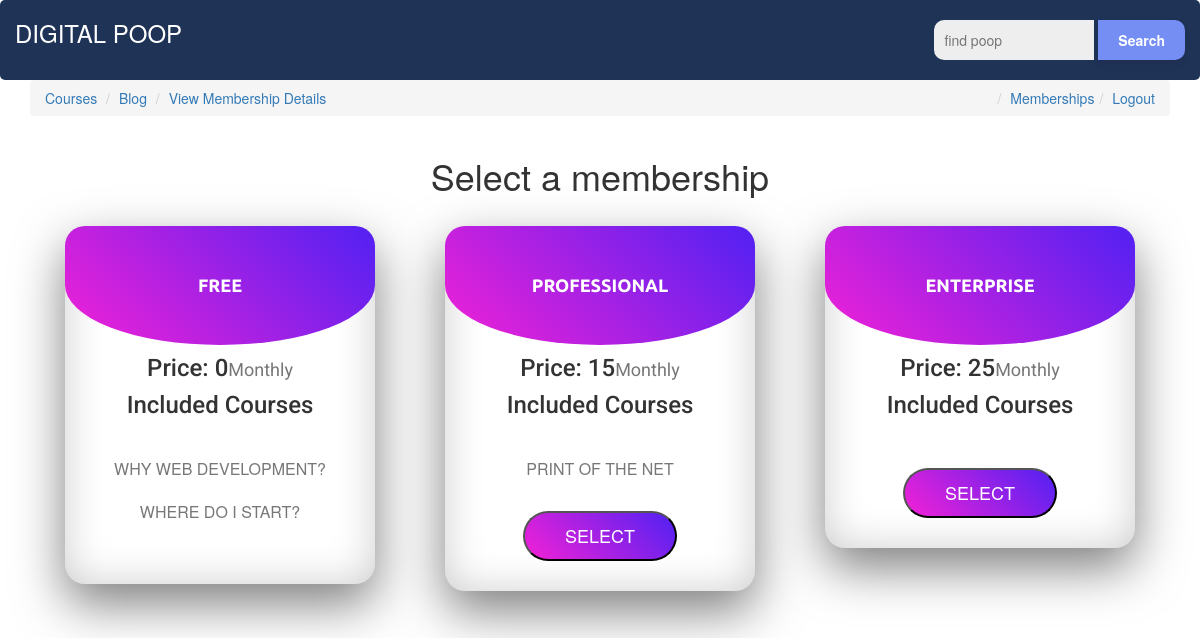
/memberships/ (signed in), run on the app's committed database.
### memberships/models.py (models this page shows)
class Membership(models.Model):
	slug = models.SlugField()
	membership_type = models.CharField(
			choices=MEMBERSHIP_CHOICES,
			default='Free',
			max_length=30)
	price = models.IntegerField(default=15)
	stripe_plan_id = models.CharField(max_length=40)
	def __str__(self):
		return self.membership_type
	class Meta:
		db_table = 'Membership'

### courses/models.py (models this page shows, shortened)
class Course(models.Model):
    slug = models.SlugField()
    title = models.CharField(max_length=120)
    description = models.TextField()
    image = models.ImageField(null=True, blank=True)
    allowed_membership = models.ManyToManyField(Membership)
    class Meta:
        db_table = 'Course'

### memberships/views.py (the view, shortened to what this page needs)
# urls.py: path('', MembershipSelectView.as_view(), name='select'),
class MembershipSelectView(ListView):
    model = Membership
    def get_context_data(self, *args, **kwargs):
        context = super().get_context_data(**kwargs)
        current_membership = get_user_membership(self.request)
        context['current_membership'] = str(current_membership.membership)
        return context

### memberships/views.py (called while the page is built)
def get_user_membership(request):
    user_membership_qs = UserMembership.objects.filter(user=request.user)
    if user_membership_qs.exists():
        return user_membership_qs.first()
    return None

### memberships/templates/memberships/membership_list.html (shortened to what this page needs)
{% extends 'memberships/base.html' %}
{% block content %}
<div class="row text-center">
<h1 id="color">Select a membership</h1>
</div>
<div class="container">
	<div class="row">
		{% for object in object_list %}
			<div class="col-sm-4 col-md-4">
			   <div class="price-table">
					<div class="price-head">
						<h4>{{ object.membership_type }}</h4>
					</div>
					<div class="price-content">
					  <h5 class="price-title">Price: {{ object.price }}<small>Monthly</small></h5>
					  <h5>Included Courses</h5>
					  <ul>
							{% for course in object.course_set.all %}
							<li class="card-text">{{ course.title }}</li>
							{% endfor %}
					  </ul>
					<div class="price-button">
					  {% if object.membership_type != 'Free' %}
			<form method="POST" action="{% url 'memberships:select' %}">
				{% if object.membership_type != current_membership %}
					<button>Select</button>
				{% else %}
					<small>This is your current membership</small>
				{% endif %}
			</form>
			{% endif %}
					  </div>
					</div>
				  </div>
				</div>
			{% endfor %}
	</div>
</div>
{% endblock content %}

### memberships/static/css/main.css (style rules this page uses)
html { box-sizing: border-box; }
.row { margin-left:auto; margin-right:auto; }
.price-table { text-align: center; overflow: hidden; margin: 20px; background: #fff; box-sizing: border-box; box-shadow: inset 0 0 40px rgba(0, 0, 0, .2), 0 20px 50px rgba(0,0,0,.5); border-radius: 20px; }
.price-table .price-head { padding: 50px; background: linear-gradient(45deg, #f321d6, #5121f3); border-bottom-left-radius: 50%; border-bottom-right-radius: 50%; }
.price-table .price-head h4 { text-transform: uppercase; margin: 0; padding: 0; color: #fff; font-weight: 700; font-family: 'Ubuntu', sans-serif; }
.price-table h5 { font-size: 24px; font-family: 'Roboto', sans-serif; }
.price-content { position: relative; }
.price-content ul { position: relative; margin: 0; padding: 20px 0; }
.price-content ul li { list-style: none; font-size: 16px; color: #777; cursor: pointer; text-transform: uppercase; transition: .5s; padding: 10px 0; }
.price-button { padding: 0 0 30px; }
.price-button button { padding: 10px 40px; background: linear-gradient(45deg, #f321d6, #5121f3); color: #fff; border-radius: 25px; font-size: 18px; text-transform: uppercase; }

### data on the page
Membership: membership_type "FREE", price "0"
Course: title "WHY WEB DEVELOPMENT?"
Course: title "WHERE DO I START?"
Membership: membership_type "PROFESSIONAL", price "15", shows "SELECT"
Course: title "PRINT OF THE NET"
Membership: membership_type "ENTERPRISE", price "25", shows "SELECT"
